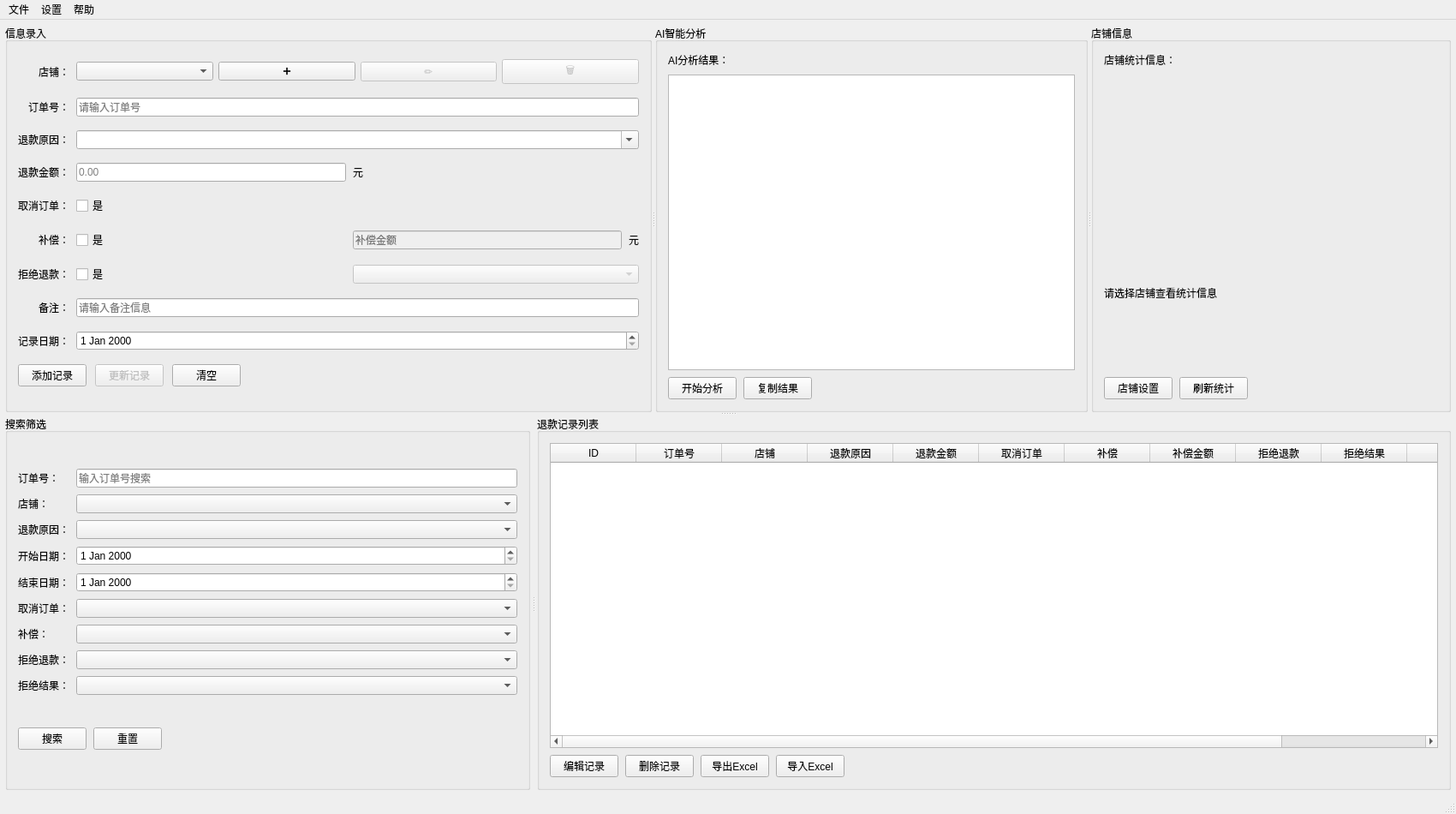
<?xml version="1.0" encoding="UTF-8"?>
<ui version="4.0">
 <class>RefundManager</class>
 <widget class="QMainWindow" name="RefundManager">
  <property name="geometry">
   <rect>
    <x>0</x>
    <y>0</y>
    <width>1700</width>
    <height>950</height>
   </rect>
  </property>
  <property name="windowTitle">
   <string>电商售后品质退款管理工具</string>
  </property>
  <property name="minimumSize">
   <size>
    <width>1200</width>
    <height>700</height>
   </size>
  </property>
  <widget class="QWidget" name="centralwidget">
   <layout class="QVBoxLayout" name="verticalLayout">
    <property name="spacing">
     <number>6</number>
    </property>
    <property name="leftMargin">
     <number>6</number>
    </property>
    <property name="topMargin">
     <number>6</number>
    </property>
    <property name="rightMargin">
     <number>6</number>
    </property>
    <property name="bottomMargin">
     <number>6</number>
    </property>
    <item>
     <widget class="QSplitter" name="main_splitter">
      <property name="orientation">
       <enum>Qt::Vertical</enum>
      </property>
      <property name="childrenCollapsible">
       <bool>false</bool>
      </property>
      <widget class="QSplitter" name="top_splitter">
       <property name="orientation">
        <enum>Qt::Horizontal</enum>
       </property>
       <property name="childrenCollapsible">
        <bool>false</bool>
       </property>
       <!-- 左侧：信息录入区 -->
       <widget class="QGroupBox" name="input_group">
        <property name="title">
         <string>信息录入</string>
        </property>
        <property name="minimumSize">
         <size>
          <width>350</width>
          <height>300</height>
         </size>
        </property>
        <layout class="QGridLayout" name="gridLayout">
         <property name="horizontalSpacing">
          <number>8</number>
         </property>
         <property name="verticalSpacing">
          <number>8</number>
         </property>
         <property name="leftMargin">
          <number>12</number>
         </property>
         <property name="topMargin">
          <number>12</number>
         </property>
         <property name="rightMargin">
          <number>12</number>
         </property>
         <property name="bottomMargin">
          <number>12</number>
         </property>
         <!-- 第1行：店铺选择 -->
         <item row="0" column="0">
          <widget class="QLabel" name="store_label">
           <property name="text">
            <string>店铺：</string>
           </property>
           <property name="alignment">
            <set>Qt::AlignRight|Qt::AlignTrailing|Qt::AlignVCenter</set>
           </property>
          </widget>
         </item>
         <item row="0" column="1" colspan="3">
          <layout class="QHBoxLayout" name="horizontalLayout_store">
           <property name="spacing">
            <number>6</number>
           </property>
           <item>
            <widget class="QComboBox" name="store_combo"/>
           </item>
           <item>
            <widget class="QPushButton" name="add_store_btn">
             <property name="text">
              <string>➕</string>
             </property>
             <property name="toolTip">
              <string>添加新店铺</string>
             </property>
            </widget>
           </item>
           <item>
            <widget class="QPushButton" name="edit_store_btn">
             <property name="text">
              <string>✏️</string>
             </property>
             <property name="toolTip">
              <string>修改当前店铺名称</string>
             </property>
             <property name="enabled">
              <bool>false</bool>
             </property>
            </widget>
           </item>
           <item>
            <widget class="QPushButton" name="delete_store_btn">
             <property name="text">
              <string>🗑️</string>
             </property>
             <property name="toolTip">
              <string>删除当前店铺及其所有数据</string>
             </property>
             <property name="enabled">
              <bool>false</bool>
             </property>
            </widget>
           </item>
          </layout>
         </item>
         <!-- 第2行：订单号 -->
         <item row="1" column="0">
          <widget class="QLabel" name="order_no_label">
           <property name="text">
            <string>订单号：</string>
           </property>
           <property name="alignment">
            <set>Qt::AlignRight|Qt::AlignTrailing|Qt::AlignVCenter</set>
           </property>
          </widget>
         </item>
         <item row="1" column="1" colspan="3">
          <widget class="QLineEdit" name="order_no_edit">
           <property name="placeholderText">
            <string>请输入订单号</string>
           </property>
          </widget>
         </item>
         <!-- 第3行：退款原因 -->
         <item row="2" column="0">
          <widget class="QLabel" name="reason_label">
           <property name="text">
            <string>退款原因：</string>
           </property>
           <property name="alignment">
            <set>Qt::AlignRight|Qt::AlignTrailing|Qt::AlignVCenter</set>
           </property>
          </widget>
         </item>
         <item row="2" column="1" colspan="3">
          <widget class="QComboBox" name="reason_combo">
           <property name="editable">
            <bool>true</bool>
           </property>
          </widget>
         </item>
         <!-- 第4行：退款金额 -->
         <item row="3" column="0">
          <widget class="QLabel" name="refund_amount_label">
           <property name="text">
            <string>退款金额：</string>
           </property>
           <property name="alignment">
            <set>Qt::AlignRight|Qt::AlignTrailing|Qt::AlignVCenter</set>
           </property>
          </widget>
         </item>
         <item row="3" column="1">
          <widget class="QLineEdit" name="refund_amount_edit">
           <property name="placeholderText">
            <string>0.00</string>
           </property>
          </widget>
         </item>
         <item row="3" column="2">
          <widget class="QLabel" name="yuan_label">
           <property name="text">
            <string>元</string>
           </property>
          </widget>
         </item>
         <!-- 第5行：取消订单 -->
         <item row="4" column="0">
          <widget class="QLabel" name="cancel_label">
           <property name="text">
            <string>取消订单：</string>
           </property>
           <property name="alignment">
            <set>Qt::AlignRight|Qt::AlignTrailing|Qt::AlignVCenter</set>
           </property>
          </widget>
         </item>
         <item row="4" column="1">
          <widget class="QCheckBox" name="cancel_checkbox">
           <property name="text">
            <string>是</string>
           </property>
          </widget>
         </item>
         <!-- 第6行：补偿 -->
         <item row="5" column="0">
          <widget class="QLabel" name="compensate_label">
           <property name="text">
            <string>补偿：</string>
           </property>
           <property name="alignment">
            <set>Qt::AlignRight|Qt::AlignTrailing|Qt::AlignVCenter</set>
           </property>
          </widget>
         </item>
         <item row="5" column="1">
          <widget class="QCheckBox" name="compensate_checkbox">
           <property name="text">
            <string>是</string>
           </property>
          </widget>
         </item>
         <item row="5" column="2">
          <widget class="QLineEdit" name="comp_amount_edit">
           <property name="placeholderText">
            <string>补偿金额</string>
           </property>
           <property name="enabled">
            <bool>false</bool>
           </property>
          </widget>
         </item>
         <item row="5" column="3">
          <widget class="QLabel" name="comp_yuan_label">
           <property name="text">
            <string>元</string>
           </property>
          </widget>
         </item>
         <!-- 第7行：拒绝退款 -->
         <item row="6" column="0">
          <widget class="QLabel" name="reject_label">
           <property name="text">
            <string>拒绝退款：</string>
           </property>
           <property name="alignment">
            <set>Qt::AlignRight|Qt::AlignTrailing|Qt::AlignVCenter</set>
           </property>
          </widget>
         </item>
         <item row="6" column="1">
          <widget class="QCheckBox" name="reject_checkbox">
           <property name="text">
            <string>是</string>
           </property>
          </widget>
         </item>
         <item row="6" column="2" colspan="2">
          <widget class="QComboBox" name="reject_result_combo">
           <property name="enabled">
            <bool>false</bool>
           </property>
          </widget>
         </item>
         <!-- 第8行：备注 -->
         <item row="7" column="0">
          <widget class="QLabel" name="notes_label">
           <property name="text">
            <string>备注：</string>
           </property>
           <property name="alignment">
            <set>Qt::AlignRight|Qt::AlignTrailing|Qt::AlignVCenter</set>
           </property>
          </widget>
         </item>
         <item row="7" column="1" colspan="3">
          <widget class="QLineEdit" name="notes_edit">
           <property name="placeholderText">
            <string>请输入备注信息</string>
           </property>
          </widget>
         </item>
         <!-- 第9行：记录日期 -->
         <item row="8" column="0">
          <widget class="QLabel" name="record_date_label">
           <property name="text">
            <string>记录日期：</string>
           </property>
           <property name="alignment">
            <set>Qt::AlignRight|Qt::AlignTrailing|Qt::AlignVCenter</set>
           </property>
          </widget>
         </item>
         <item row="8" column="1" colspan="3">
          <widget class="QDateEdit" name="record_date_edit"/>
         </item>
         <!-- 第10行：按钮区域 -->
         <item row="9" column="0" colspan="4">
          <layout class="QHBoxLayout" name="horizontalLayout_buttons">
           <property name="spacing">
            <number>10</number>
           </property>
           <item>
            <widget class="QPushButton" name="add_btn">
             <property name="text">
              <string>添加记录</string>
             </property>
            </widget>
           </item>
           <item>
            <widget class="QPushButton" name="update_btn">
             <property name="text">
              <string>更新记录</string>
             </property>
             <property name="enabled">
              <bool>false</bool>
             </property>
            </widget>
           </item>
           <item>
            <widget class="QPushButton" name="clear_btn">
             <property name="text">
              <string>清空</string>
             </property>
            </widget>
           </item>
           <item>
            <spacer name="horizontalSpacer">
             <property name="orientation">
              <enum>Qt::Horizontal</enum>
             </property>
             <property name="sizeHint" stdset="0">
              <size>
               <width>40</width>
               <height>20</height>
              </size>
             </property>
            </spacer>
           </item>
          </layout>
         </item>
        </layout>
       </widget>
       <!-- 中间：AI分析区 -->
       <widget class="QGroupBox" name="ai_analysis_group">
        <property name="title">
         <string>AI智能分析</string>
        </property>
        <property name="minimumSize">
         <size>
          <width>350</width>
          <height>300</height>
         </size>
        </property>
        <layout class="QVBoxLayout" name="verticalLayout_ai">
         <property name="spacing">
          <number>8</number>
         </property>
         <property name="leftMargin">
          <number>12</number>
         </property>
         <property name="topMargin">
          <number>12</number>
         </property>
         <property name="rightMargin">
          <number>12</number>
         </property>
         <property name="bottomMargin">
          <number>12</number>
         </property>
         <item>
          <widget class="QLabel" name="ai_analysis_label">
           <property name="text">
            <string>AI分析结果：</string>
           </property>
           <property name="alignment">
            <set>Qt::AlignLeading|Qt::AlignLeft|Qt::AlignTop</set>
           </property>
          </widget>
         </item>
         <item>
          <widget class="QTextEdit" name="ai_analysis_text">
           <property name="readOnly">
            <bool>true</bool>
           </property>
          </widget>
         </item>
         <item>
          <layout class="QHBoxLayout" name="horizontalLayout_ai_buttons">
           <property name="spacing">
            <number>8</number>
           </property>
           <item>
            <widget class="QPushButton" name="analyze_btn">
             <property name="text">
              <string>开始分析</string>
             </property>
            </widget>
           </item>
           <item>
            <widget class="QPushButton" name="copy_ai_btn">
             <property name="text">
              <string>复制结果</string>
             </property>
            </widget>
           </item>
           <item>
            <spacer name="horizontalSpacer_ai">
             <property name="orientation">
              <enum>Qt::Horizontal</enum>
             </property>
             <property name="sizeHint" stdset="0">
              <size>
               <width>40</width>
               <height>20</height>
              </size>
             </property>
            </spacer>
           </item>
          </layout>
         </item>
        </layout>
       </widget>
       <!-- 右侧：店铺信息区 -->
       <widget class="QGroupBox" name="store_info_group">
        <property name="title">
         <string>店铺信息</string>
        </property>
        <property name="minimumSize">
         <size>
          <width>300</width>
          <height>300</height>
         </size>
        </property>
        <layout class="QVBoxLayout" name="verticalLayout_store">
         <property name="spacing">
          <number>8</number>
         </property>
         <property name="leftMargin">
          <number>12</number>
         </property>
         <property name="topMargin">
          <number>12</number>
         </property>
         <property name="rightMargin">
          <number>12</number>
         </property>
         <property name="bottomMargin">
          <number>12</number>
         </property>
         <item>
          <widget class="QLabel" name="store_stats_label">
           <property name="text">
            <string>店铺统计信息：</string>
           </property>
           <property name="alignment">
            <set>Qt::AlignLeading|Qt::AlignLeft|Qt::AlignTop</set>
           </property>
          </widget>
         </item>
         <item>
          <widget class="QLabel" name="store_stats_display">
           <property name="text">
            <string>请选择店铺查看统计信息</string>
           </property>
           <property name="wordWrap">
            <bool>true</bool>
           </property>
          </widget>
         </item>
         <item>
          <layout class="QHBoxLayout" name="horizontalLayout_store_buttons">
           <property name="spacing">
            <number>8</number>
           </property>
           <item>
            <widget class="QPushButton" name="store_settings_btn">
             <property name="text">
              <string>店铺设置</string>
             </property>
            </widget>
           </item>
           <item>
            <widget class="QPushButton" name="refresh_stats_btn">
             <property name="text">
              <string>刷新统计</string>
             </property>
            </widget>
           </item>
           <item>
            <spacer name="horizontalSpacer_store">
             <property name="orientation">
              <enum>Qt::Horizontal</enum>
             </property>
             <property name="sizeHint" stdset="0">
              <size>
               <width>40</width>
               <height>20</height>
              </size>
             </property>
            </spacer>
           </item>
          </layout>
         </item>
        </layout>
       </widget>
      </widget>
      <!-- 下部区域 -->
      <widget class="QSplitter" name="bottom_splitter">
       <property name="orientation">
        <enum>Qt::Horizontal</enum>
       </property>
       <property name="childrenCollapsible">
        <bool>false</bool>
       </property>
       <property name="handleWidth">
        <number>8</number>
       </property>
       <!-- 左侧：搜索筛选区 -->
       <widget class="QGroupBox" name="search_group">
        <property name="title">
         <string>搜索筛选</string>
        </property>
        <property name="minimumSize">
         <size>
          <width>300</width>
          <height>400</height>
         </size>
        </property>
        <layout class="QVBoxLayout" name="verticalLayout_search">
         <property name="spacing">
          <number>8</number>
         </property>
         <property name="leftMargin">
          <number>12</number>
         </property>
         <property name="topMargin">
          <number>12</number>
         </property>
         <property name="rightMargin">
          <number>12</number>
         </property>
         <property name="bottomMargin">
          <number>12</number>
         </property>
         <!-- 搜索条件区域 -->
         <item>
          <layout class="QGridLayout" name="gridLayout_search">
           <property name="horizontalSpacing">
            <number>8</number>
           </property>
           <property name="verticalSpacing">
            <number>8</number>
           </property>
           <!-- 订单号搜索 -->
           <item row="0" column="0">
            <widget class="QLabel" name="search_order_label">
             <property name="text">
              <string>订单号：</string>
             </property>
            </widget>
           </item>
           <item row="0" column="1">
            <widget class="QLineEdit" name="search_order_edit">
             <property name="placeholderText">
              <string>输入订单号搜索</string>
             </property>
            </widget>
           </item>
           <!-- 店铺搜索 -->
           <item row="1" column="0">
            <widget class="QLabel" name="search_store_label">
             <property name="text">
              <string>店铺：</string>
             </property>
            </widget>
           </item>
           <item row="1" column="1">
            <widget class="QComboBox" name="search_store_combo"/>
           </item>
           <!-- 退款原因搜索 -->
           <item row="2" column="0">
            <widget class="QLabel" name="search_reason_label">
             <property name="text">
              <string>退款原因：</string>
             </property>
            </widget>
           </item>
           <item row="2" column="1">
            <widget class="QComboBox" name="search_reason_combo"/>
           </item>
           <!-- 日期范围 -->
           <item row="3" column="0">
            <widget class="QLabel" name="start_date_label">
             <property name="text">
              <string>开始日期：</string>
             </property>
            </widget>
           </item>
           <item row="3" column="1">
            <widget class="QDateEdit" name="start_date_edit"/>
           </item>
           <item row="4" column="0">
            <widget class="QLabel" name="end_date_label">
             <property name="text">
              <string>结束日期：</string>
             </property>
            </widget>
           </item>
           <item row="4" column="1">
            <widget class="QDateEdit" name="end_date_edit"/>
           </item>
           <!-- 其他筛选条件 -->
           <item row="5" column="0">
            <widget class="QLabel" name="cancel_filter_label">
             <property name="text">
              <string>取消订单：</string>
             </property>
            </widget>
           </item>
           <item row="5" column="1">
            <widget class="QComboBox" name="cancel_filter_combo"/>
           </item>
           <item row="6" column="0">
            <widget class="QLabel" name="compensate_filter_label">
             <property name="text">
              <string>补偿：</string>
             </property>
            </widget>
           </item>
           <item row="6" column="1">
            <widget class="QComboBox" name="compensate_filter_combo"/>
           </item>
           <item row="7" column="0">
            <widget class="QLabel" name="reject_filter_label">
             <property name="text">
              <string>拒绝退款：</string>
             </property>
            </widget>
           </item>
           <item row="7" column="1">
            <widget class="QComboBox" name="reject_filter_combo"/>
           </item>
           <item row="8" column="0">
            <widget class="QLabel" name="reject_result_label">
             <property name="text">
              <string>拒绝结果：</string>
             </property>
            </widget>
           </item>
           <item row="8" column="1">
            <widget class="QComboBox" name="reject_result_filter_combo"/>
           </item>
          </layout>
         </item>
         <!-- 搜索按钮 -->
         <item>
          <layout class="QHBoxLayout" name="horizontalLayout_search_buttons">
           <property name="spacing">
            <number>8</number>
           </property>
           <item>
            <widget class="QPushButton" name="search_btn">
             <property name="text">
              <string>搜索</string>
             </property>
            </widget>
           </item>
           <item>
            <widget class="QPushButton" name="reset_search_btn">
             <property name="text">
              <string>重置</string>
             </property>
            </widget>
           </item>
           <item>
            <spacer name="horizontalSpacer_search">
             <property name="orientation">
              <enum>Qt::Horizontal</enum>
             </property>
             <property name="sizeHint" stdset="0">
              <size>
               <width>40</width>
               <height>20</height>
              </size>
             </property>
            </spacer>
           </item>
          </layout>
         </item>
        </layout>
       </widget>
       <!-- 右侧：表格区 -->
       <widget class="QGroupBox" name="table_group">
        <property name="title">
         <string>退款记录列表</string>
        </property>
        <layout class="QVBoxLayout" name="verticalLayout_table">
         <property name="spacing">
          <number>8</number>
         </property>
         <property name="leftMargin">
          <number>12</number>
         </property>
         <property name="topMargin">
          <number>12</number>
         </property>
         <property name="rightMargin">
          <number>12</number>
         </property>
         <property name="bottomMargin">
          <number>12</number>
         </property>
         <item>
          <widget class="QTableWidget" name="table_widget">
           <property name="editTriggers">
            <set>QAbstractItemView::NoEditTriggers</set>
           </property>
           <property name="selectionMode">
            <enum>QAbstractItemView::SingleSelection</enum>
           </property>
           <property name="selectionBehavior">
            <enum>QAbstractItemView::SelectRows</enum>
           </property>
           <property name="alternatingRowColors">
            <bool>true</bool>
           </property>
           <property name="sortingEnabled">
            <bool>true</bool>
           </property>
           <attribute name="horizontalHeaderStretchLastSection">
            <bool>true</bool>
           </attribute>
           <column>
            <property name="text">
             <string>ID</string>
            </property>
           </column>
           <column>
            <property name="text">
             <string>订单号</string>
            </property>
           </column>
           <column>
            <property name="text">
             <string>店铺</string>
            </property>
           </column>
           <column>
            <property name="text">
             <string>退款原因</string>
            </property>
           </column>
           <column>
            <property name="text">
             <string>退款金额</string>
            </property>
           </column>
           <column>
            <property name="text">
             <string>取消订单</string>
            </property>
           </column>
           <column>
            <property name="text">
             <string>补偿</string>
            </property>
           </column>
           <column>
            <property name="text">
             <string>补偿金额</string>
            </property>
           </column>
           <column>
            <property name="text">
             <string>拒绝退款</string>
            </property>
           </column>
           <column>
            <property name="text">
             <string>拒绝结果</string>
            </property>
           </column>
           <column>
            <property name="text">
             <string>备注</string>
            </property>
           </column>
           <column>
            <property name="text">
             <string>记录日期</string>
            </property>
           </column>
          </widget>
         </item>
         <!-- 表格操作按钮 -->
         <item>
          <layout class="QHBoxLayout" name="horizontalLayout_table_buttons">
           <property name="spacing">
            <number>8</number>
           </property>
           <item>
            <widget class="QPushButton" name="edit_record_btn">
             <property name="text">
              <string>编辑记录</string>
             </property>
            </widget>
           </item>
           <item>
            <widget class="QPushButton" name="delete_record_btn">
             <property name="text">
              <string>删除记录</string>
             </property>
            </widget>
           </item>
           <item>
            <widget class="QPushButton" name="export_btn">
             <property name="text">
              <string>导出Excel</string>
             </property>
            </widget>
           </item>
           <item>
            <widget class="QPushButton" name="import_btn">
             <property name="text">
              <string>导入Excel</string>
             </property>
            </widget>
           </item>
           <item>
            <spacer name="horizontalSpacer_table">
             <property name="orientation">
              <enum>Qt::Horizontal</enum>
             </property>
             <property name="sizeHint" stdset="0">
              <size>
               <width>40</width>
               <height>20</height>
              </size>
             </property>
            </spacer>
           </item>
          </layout>
         </item>
        </layout>
       </widget>
      </widget>
     </widget>
    </item>
   </layout>
  </widget>
  <!-- 状态栏 -->
  <widget class="QStatusBar" name="statusbar"/>
  <!-- 菜单栏 -->
  <widget class="QMenuBar" name="menubar">
   <property name="geometry">
    <rect>
     <x>0</x>
     <y>0</y>
     <width>1700</width>
     <height>22</height>
    </rect>
   </property>
   <widget class="QMenu" name="menu">
    <property name="title">
     <string>文件</string>
    </property>
    <addaction name="action_export"/>
    <addaction name="action_import"/>
    <addaction name="separator"/>
    <addaction name="action_exit"/>
   </widget>
   <widget class="QMenu" name="menu_2">
    <property name="title">
     <string>设置</string>
    </property>
    <addaction name="action_store_settings"/>
    <addaction name="action_api_settings"/>
   </widget>
   <widget class="QMenu" name="menu_3">
    <property name="title">
     <string>帮助</string>
    </property>
    <addaction name="action_about"/>
   </widget>
   <addaction name="menu"/>
   <addaction name="menu_2"/>
   <addaction name="menu_3"/>
  </widget>
  <!-- 菜单动作 -->
  <action name="action_export">
   <property name="text">
    <string>导出数据</string>
   </property>
  </action>
  <action name="action_import">
   <property name="text">
    <string>导入数据</string>
   </property>
  </action>
  <action name="action_exit">
   <property name="text">
    <string>退出</string>
   </property>
  </action>
  <action name="action_store_settings">
   <property name="text">
    <string>店铺设置</string>
   </property>
  </action>
  <action name="action_api_settings">
   <property name="text">
    <string>API设置</string>
   </property>
  </action>
  <action name="action_about">
   <property name="text">
    <string>关于</string>
   </property>
  </action>
 </widget>
 <resources/>
 <connections/>
</ui>
